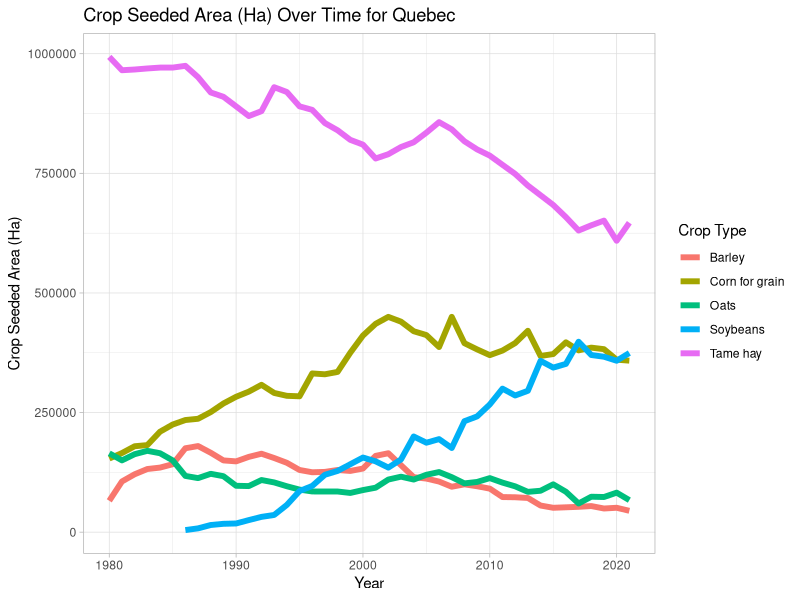

Here is the R script that generated this plot:
#SliceCropData.R
#An R script to pull out the relevant crop data from our Stats Canada data
#and output clean .csv files

#Import packages
library(ggplot2)
library(reshape)

#Import data for international trade
cereals <- read.csv("./data/international/cereals.csv")
oilSeeds <- read.csv("./data/international/oil seeds.csv")
veggies <- read.csv("./data/international/vegetables.csv")

barleyOld <- cereals[cereals$Commodity == "1003.00.00 - Barley (Terminated 1998-12)", 1:8]

#Import Data for Fertilizer Seeded Area
quebec <- read.csv("./data/fertilizer/QUEBEC.csv")

ggplot(data=quebec, aes(x=REF_DATE, y=VALUE, color=Type.of.crop))+
  geom_line(size=2)+
  theme_light()+
  xlab("Year")+
  ylab("Crop Seeded Area (Ha)")+
  guides(color=guide_legend("Crop Type"))+
  ggtitle("Crop Seeded Area (Ha) Over Time for Quebec")
